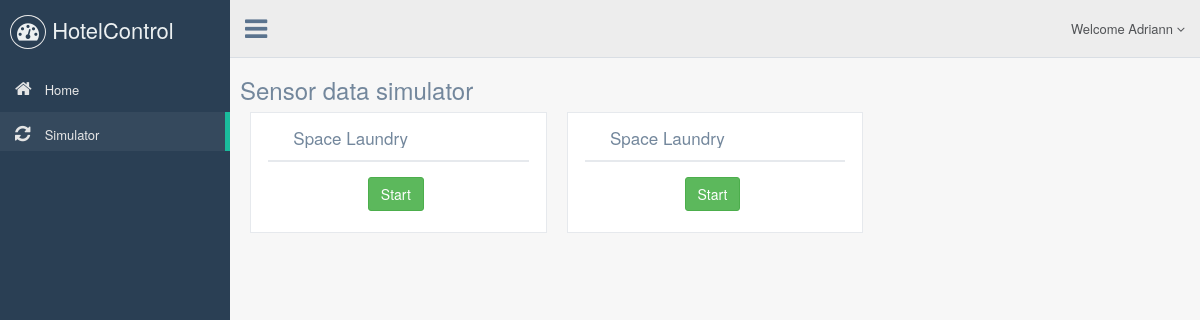
The app's page /Simulator/ (signed in), older data.
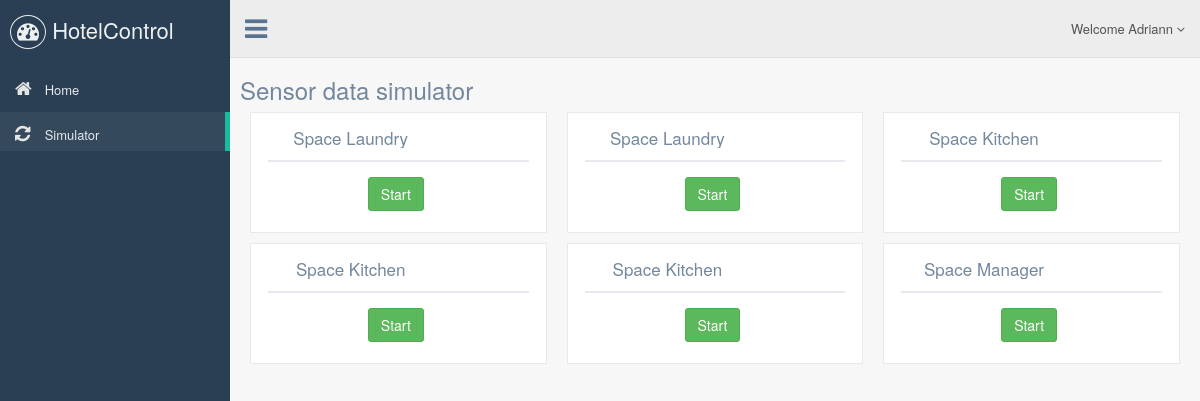
The same page, newer data.
### App/apps/dashboard/models.py (models this page shows, shortened)
class Sensor(models.Model):
	name = models.CharField(max_length = 50)
	space = models.ForeignKey(Space)

class Space(models.Model):
	name = models.CharField(max_length = 50)
	area = models.ForeignKey(Area)
	space_tag = models.CharField(max_length = 30, blank = True)

### App/apps/dashboard/views.py (the view)
# urls.py: url(r'^Simulator/$', 'simulator', name = 'simulator'),
@login_required
def simulator(request):
	sensors = Sensor.objects.all()
	return render(request, 'admin/simulator.html', {'title': 'Simualtor', 'sensors': sensors})

### App/apps/dashboard/templates/admin/simulator.html (shortened to what this page needs)
{% extends 'layout/base.html' %}
{% block content %}
	{% include 'elements/nav.html' %}
	<div class="right_col" role="main">
		<div class="">
			<div class="row">
				<div class="page-title">
					<div class="title_left">
						<h3>Sensor data simulator</h3>
					</div>
				</div>
			</div>
			<div class="row">
				<div class="text-center">
					{% for sensor in sensors %}
						<div class="col-md-4 col-sm-4 col-xs-12">
							<div class="x_panel">
								<div class="x_title">
									<h2>Space {{ sensor.space.name }} <small>{{ sensor.name }}</small></h2>
									<div class="clearfix"></div>
								</div>
								<div class="x_content">
									<div class="row">
										<a href="#" class="btn btn-success begin begin_{{ sensor.pk }}" id="{{ sensor.pk }}">Start</a>
									</div>
								</div>
							</div>
						</div>
					{% endfor %}
				</div>
			</div>
		</div>
	</div>
{% endblock content %}

### App/apps/dashboard/templates/layout/base.html (shortened to what this page needs)
{% load static %}
<!DOCTYPE html>
<html lang="en">
	<head>
		<link rel="stylesheet" href="{% static 'css/bootstrap.min.css' %}">
		<link rel="stylesheet" href="{% static 'fonts/css/font-awesome.min.css' %}">
		<link rel="stylesheet" href="{% static 'css/animate.min.css' %}">
		<link href="{% static 'css/custom.css' %}" rel="stylesheet">
		<link href="{% static 'css/styles.css' %}" rel="stylesheet">
		<link href="{% static 'css/icheck/flat/green.css' %}" rel="stylesheet">
		<link href="{% static 'css/select/select2.min.css' %}" rel="stylesheet">
		<link rel="stylesheet" href="{% static 'css/switchery/switchery.min.css' %}" />
	</head>
	<body class="nav-md">
		<div class="container body">
			<div class="main_container">
				{% block content %}{% endblock content %}
			</div>
		</div>
	</body>
</html>

### App/apps/dashboard/templates/elements/nav.html (shortened to what this page needs)
{% include 'elements/nav_second.html' %}
<div class="top_nav">
	<div class="nav_menu">
		<nav class="" role="navigation">
			<div class="nav toggle">
				<a id="menu_toggle"><i class="fa fa-bars"></i></a>
			</div>
			<ul class="nav navbar-nav navbar-right">
				<li class="">
					<a href="javascript:;" class="user-profile dropdown-toggle" data-toggle="dropdown" aria-expanded="false"> Welcome {{ user.first_name }} <span class=" fa fa-angle-down"></span>
					</a>
				</li>
			</ul>
		</nav>
	</div>
</div>

### App/apps/dashboard/templates/elements/nav_second.html (shortened to what this page needs)
<div class="col-md-3 left_col">
	<div class="left_col scroll-view">
		<div class="navbar nav_title" style="border: 0;">
			<a href="{% url 'home' %}" class="site_title"><i class="fa fa-dashboard"></i> <span>HotelControl</span></a>
		</div>
		<div id="sidebar-menu" class="main_menu_side hidden-print main_menu">
			<div class="menu_section">
				<ul class="nav side-menu">
					<li>
						<a href="{% url 'home' %}">
							<i class="fa fa-home"></i> Home
						</a>
					</li>
					{% if user.is_superuser %}
					<li>
						<a href="{% url 'simulator' %}">
							<i class="fa fa-refresh"></i> Simulator
						</a>
					</li>
					{% endif %}
				</ul>
			</div>
		</div>
	</div>
</div>

Row changes from the older to the newer data that the page shows:
added Sensor: space.name "Kitchen"
added Sensor: space.name "Kitchen"
added Sensor: space.name "Kitchen"
added Sensor: space.name "Manager"
